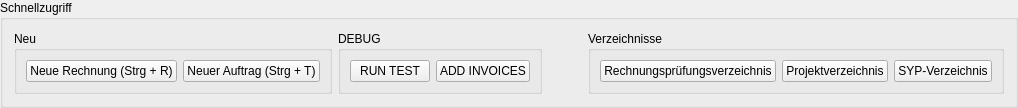
         <widget class="QGroupBox" name="groupBox_quicklinks">
          <property name="enabled">
           <bool>true</bool>
          </property>
          <property name="sizePolicy">
           <sizepolicy hsizetype="Preferred" vsizetype="Maximum">
            <horstretch>0</horstretch>
            <verstretch>0</verstretch>
           </sizepolicy>
          </property>
          <property name="font">
           <font>
            <pointsize>9</pointsize>
           </font>
          </property>
          <property name="title">
           <string>Schnellzugriff</string>
          </property>
          <property name="flat">
           <bool>true</bool>
          </property>
          <layout class="QHBoxLayout" name="horizontalLayout_2">
           <item>
            <widget class="QGroupBox" name="groupBox_new">
             <property name="sizePolicy">
              <sizepolicy hsizetype="Maximum" vsizetype="Preferred">
               <horstretch>0</horstretch>
               <verstretch>0</verstretch>
              </sizepolicy>
             </property>
             <property name="title">
              <string>Neu</string>
             </property>
             <layout class="QHBoxLayout" name="horizontalLayout_23">
              <item>
               <widget class="QPushButton" name="pushButton_quick_new_invoice">
                <property name="sizePolicy">
                 <sizepolicy hsizetype="Maximum" vsizetype="Fixed">
                  <horstretch>0</horstretch>
                  <verstretch>0</verstretch>
                 </sizepolicy>
                </property>
                <property name="autoFillBackground">
                 <bool>false</bool>
                </property>
                <property name="text">
                 <string>Neue Rechnung (Strg + R)</string>
                </property>
                <property name="checkable">
                 <bool>true</bool>
                </property>
                <property name="checked">
                 <bool>false</bool>
                </property>
                <property name="autoExclusive">
                 <bool>true</bool>
                </property>
               </widget>
              </item>
              <item>
               <widget class="QPushButton" name="pushButton_quick_new_job">
                <property name="sizePolicy">
                 <sizepolicy hsizetype="Maximum" vsizetype="Fixed">
                  <horstretch>0</horstretch>
                  <verstretch>0</verstretch>
                 </sizepolicy>
                </property>
                <property name="text">
                 <string>Neuer Auftrag (Strg + T)</string>
                </property>
               </widget>
              </item>
             </layout>
            </widget>
           </item>
           <item>
            <widget class="QGroupBox" name="groupBox_debug">
             <property name="title">
              <string>DEBUG</string>
             </property>
             <layout class="QHBoxLayout" name="horizontalLayout_9">
              <item>
               <widget class="QPushButton" name="pushButton_debug_run">
                <property name="sizePolicy">
                 <sizepolicy hsizetype="Maximum" vsizetype="Fixed">
                  <horstretch>0</horstretch>
                  <verstretch>0</verstretch>
                 </sizepolicy>
                </property>
                <property name="text">
                 <string>RUN TEST</string>
                </property>
               </widget>
              </item>
              <item>
               <widget class="QPushButton" name="pushButton_debug_add_invoices">
                <property name="sizePolicy">
                 <sizepolicy hsizetype="Maximum" vsizetype="Fixed">
                  <horstretch>0</horstretch>
                  <verstretch>0</verstretch>
                 </sizepolicy>
                </property>
                <property name="text">
                 <string>ADD INVOICES</string>
                </property>
               </widget>
              </item>
             </layout>
            </widget>
           </item>
           <item>
            <spacer name="horizontalSpacer_7">
             <property name="orientation">
              <enum>Qt::Horizontal</enum>
             </property>
             <property name="sizeHint" stdset="0">
              <size>
               <width>40</width>
               <height>20</height>
              </size>
             </property>
            </spacer>
           </item>
           <item>
            <widget class="QGroupBox" name="groupBox_dirs">
             <property name="sizePolicy">
              <sizepolicy hsizetype="Maximum" vsizetype="Preferred">
               <horstretch>0</horstretch>
               <verstretch>0</verstretch>
              </sizepolicy>
             </property>
             <property name="title">
              <string>Verzeichnisse</string>
             </property>
             <layout class="QHBoxLayout" name="horizontalLayout_24">
              <item>
               <widget class="QPushButton" name="pushButton_quick_invoice_check_dir">
                <property name="sizePolicy">
                 <sizepolicy hsizetype="Maximum" vsizetype="Fixed">
                  <horstretch>0</horstretch>
                  <verstretch>0</verstretch>
                 </sizepolicy>
                </property>
                <property name="text">
                 <string>Rechnungsprüfungsverzeichnis</string>
                </property>
               </widget>
              </item>
              <item>
               <widget class="QPushButton" name="pushButton_quick_proj_dir">
                <property name="sizePolicy">
                 <sizepolicy hsizetype="Maximum" vsizetype="Fixed">
                  <horstretch>0</horstretch>
                  <verstretch>0</verstretch>
                 </sizepolicy>
                </property>
                <property name="text">
                 <string>Projektverzeichnis</string>
                </property>
               </widget>
              </item>
              <item>
               <widget class="QPushButton" name="pushButton_quick_syp_dir">
                <property name="sizePolicy">
                 <sizepolicy hsizetype="Maximum" vsizetype="Fixed">
                  <horstretch>0</horstretch>
                  <verstretch>0</verstretch>
                 </sizepolicy>
                </property>
                <property name="text">
                 <string>SYP-Verzeichnis</string>
                </property>
               </widget>
              </item>
             </layout>
            </widget>
           </item>
          </layout>
         </widget>
